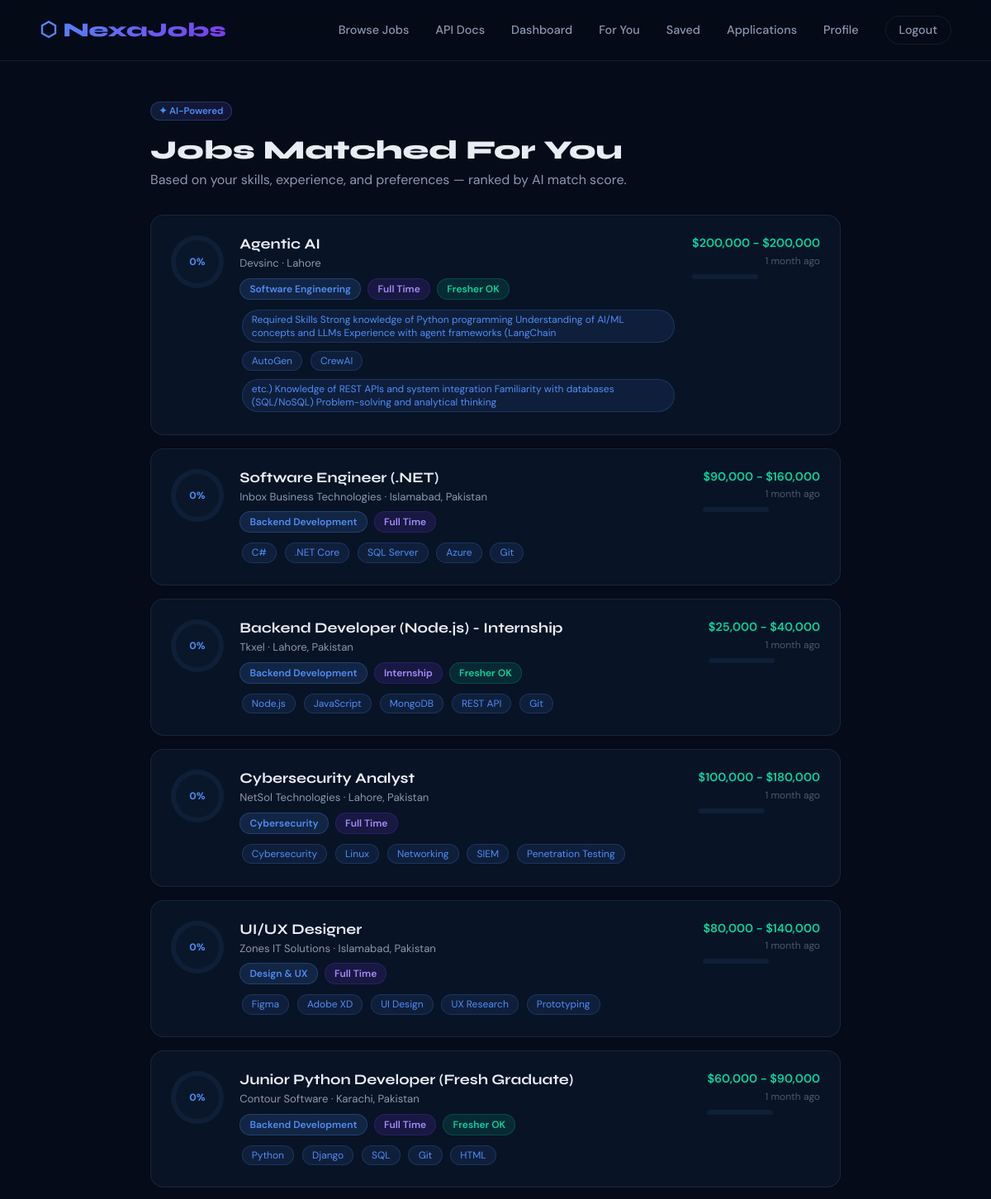
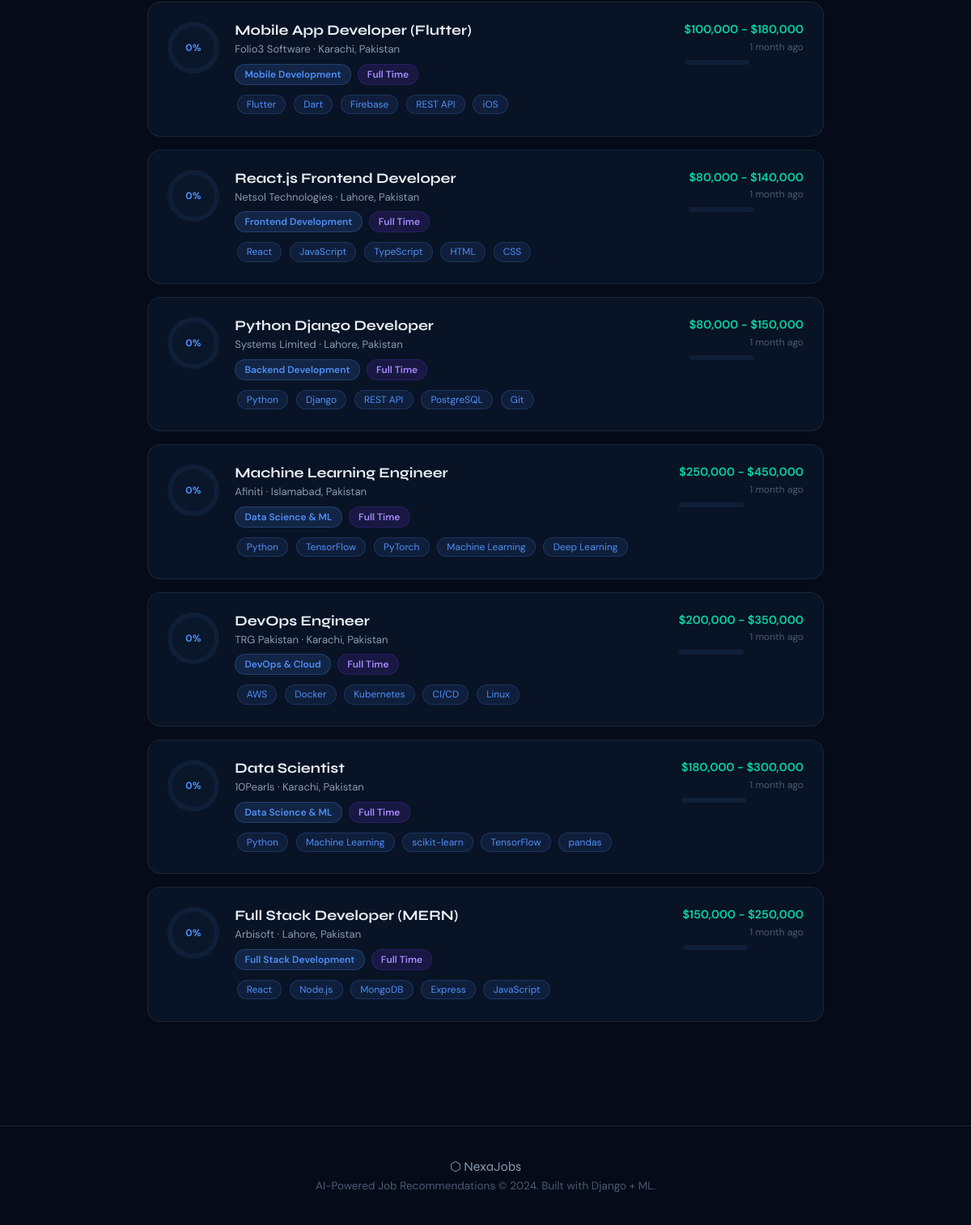
Page /recommendations/ (signed in) on the committed database (2 pictures, top to bottom).
### jobs/models.py (models this page shows, shortened)
class JobListing(models.Model):
    title = models.CharField(max_length=200)
    company = models.CharField(max_length=200)
    company_logo = models.URLField(blank=True, default='')
    description = models.TextField()
    required_skills = models.TextField(help_text="Comma-separated skills")
    location = models.CharField(max_length=150)
    job_type = models.CharField(max_length=20, choices=JOB_TYPE_CHOICES, default='full_time')
    category = models.CharField(max_length=30, choices=CATEGORY_CHOICES, default='software')
    experience_required = models.CharField(max_length=10, choices=EXPERIENCE_REQUIRED, default='fresher')
    salary_min = models.IntegerField(null=True, blank=True)
    salary_max = models.IntegerField(null=True, blank=True)
    source_url = models.URLField(blank=True)
    posted_by = models.ForeignKey(User, on_delete=models.SET_NULL, null=True, blank=True, related_name='posted_jobs')
    is_active = models.BooleanField(default=True)
    posted_at = models.DateTimeField(auto_now_add=True)
    updated_at = models.DateTimeField(auto_now=True)
    def get_skills_list(self):
        return [s.strip() for s in self.required_skills.split(',') if s.strip()]
    def salary_display(self):
        if self.salary_min and self.salary_max:
            return f"${self.salary_min:,} - ${self.salary_max:,}"
        elif self.salary_min:
            return f"From ${self.salary_min:,}"
        return "Competitive"
    class Meta:
        ordering = ['-posted_at']

### recommendations/views.py (the view)
# urls.py: path('', views.recommendations_view, name='recommendations'),
@login_required
def recommendations_view(request):
    profile, _ = UserProfile.objects.get_or_create(user=request.user)
    all_jobs = JobListing.objects.filter(is_active=True)
    ranked = get_recommendations(profile, all_jobs)
    results = []
    for job, score in ranked[:20]:
        match_pct = get_match_percentage(profile, job)
        results.append({'job': job, 'score': score, 'match_pct': match_pct})
    return render(request, 'recommendations/recommendations.html', {
        'results': results,
        'profile': profile,
    })

### accounts/models.py (called while the page is built)
    def get_skills_list(self):
        return [s.strip() for s in self.skills.split(',') if s.strip()]

### recommendations/engine.py (called while the page is built)
def build_user_text(profile):
    parts = []
    if profile.skills:
        parts.append((profile.skills + ' ') * 3)
    if profile.preferred_roles:
        parts.append((profile.preferred_roles + ' ') * 2)
    if profile.resume_text:
        parts.append(profile.resume_text[:800])
    if profile.experience_level:
        parts.append(profile.experience_level.replace('_', ' '))
    if profile.preferred_location:
        parts.append(profile.preferred_location)
    return ' '.join(parts)

def build_job_text(job):
    parts = [
        str(job.title) * 3,
        str(job.required_skills) * 2,
        str(job.description)[:500],
        job.category.replace('_', ' '),
        job.job_type.replace('_', ' '),
        job.experience_required.replace('_', ' '),
        job.location, job.company,
    ]
    return ' '.join(parts)

def content_based_scores(user_profile, jobs):
    user_text = build_user_text(user_profile)
    if not user_text.strip():
        return {job.id: 0.5 for job in jobs}
    job_texts = [build_job_text(j) for j in jobs]
    corpus = [user_text] + job_texts
    try:
        vec = TfidfVectorizer(stop_words='english', ngram_range=(1, 2),
                              max_features=8000, sublinear_tf=True)
        matrix = vec.fit_transform(corpus)
        scores = cosine_similarity(matrix[0:1], matrix[1:]).flatten()
        return {job.id: float(scores[i]) for i, job in enumerate(jobs)}
    except Exception:
        return {job.id: 0.5 for job in jobs}

def skill_boost(user_profile, job):
    user_skills = {s.lower().strip() for s in user_profile.get_skills_list()}
    job_skills  = {s.lower().strip() for s in job.get_skills_list()}
    if not job_skills or not user_skills:
        return 0.0
    overlap = user_skills & job_skills
    return round(len(overlap) / len(job_skills) * 0.30, 4)

def context_boost(user_profile, job):
    boost = 0.0
    exp_map = {'fresher': 0, 'junior': 1, '1_2': 1, 'mid': 2, '3_5': 2, 'senior': 3, '5_plus': 3}
    u_exp = exp_map.get(user_profile.experience_level, 0)
    j_exp = exp_map.get(job.experience_required, 0)
    if u_exp >= j_exp:
        boost += 0.08
    if user_profile.preferred_location:
        if user_profile.preferred_location.lower() in job.location.lower():
            boost += 0.07
        if 'remote' in job.location.lower():
            boost += 0.04
    return boost

### templates/recommendations/recommendations.html (shortened to what this page needs)
{% extends 'base.html' %}
{% block content %}
<div class="rec-wrap">
  <div class="rec-header anim-up">
    <div class="ai-badge" style="margin-bottom:1rem;">✦ AI-Powered</div>
    <h1>Jobs Matched For You</h1>
    <p style="color:var(--text2);">Based on your skills, experience, and preferences — ranked by AI match score.</p>
  </div>
  {% for item in results %}
  <a href="{% url 'job_detail' item.job.pk %}" class="glass-card rec-card anim-up">
    <div class="match-circle" style="--pct:{{ item.match_pct }}">
      <span class="match-pct">{{ item.match_pct }}%</span>
    </div>
    <div class="rec-main">
      <div class="rec-job-title">{{ item.job.title }}</div>
      <div class="rec-company-loc">{{ item.job.company }} · {{ item.job.location }}</div>
      <div style="display:flex;gap:.5rem;flex-wrap:wrap;">
        <span class="badge badge-blue">{{ item.job.get_category_display }}</span>
        <span class="badge badge-purple">{{ item.job.get_job_type_display }}</span>
        {% if item.job.experience_required == 'fresher' %}<span class="badge badge-green">Fresher OK</span>{% endif %}
      </div>
      <div class="skills-row">
        {% for sk in item.job.get_skills_list|slice:":5" %}<span class="skill-tag">{{ sk }}</span>{% endfor %}
      </div>
    </div>
    <div style="text-align:right;flex-shrink:0;">
      <div style="font-size:.9rem;color:var(--accent3);font-weight:600;">{{ item.job.salary_display }}</div>
      <div style="font-size:.75rem;color:var(--text3);margin-top:.3rem;">{{ item.job.posted_at|timesince }} ago</div>
      <div class="match-bar" style="width:80px;margin-top:.5rem;">
      </div>
    </div>
  </a>
  {% endfor %}
</div>
{% endblock %}

### templates/base.html (style rules this page uses)
*,*::before,*::after { box-sizing:border-box;margin:0;padding:0; }
:root { --bg:#050b18;--bg2:#0a1628;--bg3:#0f1f38; --glass:rgba(255,255,255,0.04);--glass-border:rgba(255,255,255,0.08); --accent:#4f8ef7;--accent2:#7c3aed;--accent3:#06d6a0; --text:#e8edf5;--text2:#8899b0;--text3:#4a5a72; --card:rgba(10,22,40,0.85); --glow:0 0 40px rgba(79,142,247,0.15); --radius:16px;--radius-sm:10px; }
html { scroll-behavior:smooth; }
body { background:var(--bg);color:var(--text);font-family:'DM Sans',sans-serif;min-height:100vh;overflow-x:hidden; }
.glass-card { background:var(--card);border:1px solid var(--glass-border);border-radius:var(--radius);backdrop-filter:blur(20px);transition:transform .3s,box-shadow .3s,border-color .3s; }
.badge { display:inline-block;padding:.25rem .7rem;border-radius:50px;font-size:.75rem;font-weight:600; }
.badge-blue { background:rgba(79,142,247,.15);color:var(--accent);border:1px solid rgba(79,142,247,.25); }
.badge-green { background:rgba(6,214,160,.12);color:var(--accent3);border:1px solid rgba(6,214,160,.2); }
.badge-purple { background:rgba(124,58,237,.15);color:#a78bfa;border:1px solid rgba(124,58,237,.2); }
.match-bar { height:6px;background:var(--bg3);border-radius:3px;overflow:hidden;margin-top:.4rem; }
.skill-tag { display:inline-block;padding:.2rem .7rem;background:rgba(79,142,247,.1);border:1px solid rgba(79,142,247,.2);border-radius:50px;font-size:.75rem;color:var(--accent);margin:.15rem; }
.anim-up { animation:fadeUp .6s ease both; }

### templates/recommendations/recommendations.html (style rules this page uses)
.rec-wrap { max-width:900px;margin:0 auto;padding:3rem 2rem; }
.rec-header { margin-bottom:2rem; }
.rec-header h1 { font-family:'Syne',sans-serif;font-size:2rem;font-weight:800;margin-bottom:.4rem; }
.rec-card { display:flex;gap:1.2rem;align-items:flex-start;padding:1.5rem;text-decoration:none;color:inherit;margin-bottom:1rem; }
.match-circle { min-width:64px;height:64px;border-radius:50%;display:flex;flex-direction:column;align-items:center;justify-content:center;background:conic-gradient(var(--accent) calc(var(--pct)*1%),var(--bg3) 0);position:relative;flex-shrink:0; }
.match-circle::after { content:'';position:absolute;inset:6px;border-radius:50%;background:var(--card); }
.match-pct { font-size:.75rem;font-weight:700;color:var(--accent);z-index:1;position:relative; }
.rec-main { flex:1; }
.rec-job-title { font-family:'Syne',sans-serif;font-size:1.1rem;font-weight:700;margin-bottom:.25rem; }
.rec-company-loc { font-size:.82rem;color:var(--text2);margin-bottom:.6rem; }
.skills-row { display:flex;flex-wrap:wrap;gap:.3rem;margin-top:.6rem; }
.ai-badge { background:linear-gradient(135deg,rgba(79,142,247,.15),rgba(124,58,237,.15));border:1px solid rgba(79,142,247,.25);color:var(--accent);font-size:.72rem;padding:.2rem .6rem;border-radius:50px;display:inline-block;font-weight:600; }

### rows in the picture
JobListing: match_pct "0", job "Agentic AI", job.company "Devsinc", job.location "Lahore", job.category "Software Engineering", job.job_type "Full Time", experience_required "Fresher OK", get_skills_list "Required Skills Strong knowledge of Python programming Understanding of AI/ML concepts and LLMs Experience with agent frameworks (LangChain" "AutoGen" "CrewAI" "etc.) Knowledge of REST APIs and system integration Familiarity with databases (SQL/NoSQL) Problem-solving and analytical thinking", job.salary_display "$200,000 - $200,000", job.posted_at "1 month"
JobListing: match_pct "0", job "Software Engineer (.NET)", job.company "Inbox Business Technologies", job.location "Islamabad, Pakistan", job.category "Backend Development", job.job_type "Full Time", get_skills_list "C#" ".NET Core" "SQL Server" "Azure" "Git", job.salary_display "$90,000 - $160,000", job.posted_at "1 month"
JobListing: match_pct "0", job "Backend Developer (Node.js) - Internship", job.company "Tkxel", job.location "Lahore, Pakistan", job.category "Backend Development", job.job_type "Internship", experience_required "Fresher OK", get_skills_list "Node.js" "JavaScript" "MongoDB" "REST API" "Git", job.salary_display "$25,000 - $40,000", job.posted_at "1 month"
JobListing: match_pct "0", job "Cybersecurity Analyst", job.company "NetSol Technologies", job.location "Lahore, Pakistan", job.category "Cybersecurity", job.job_type "Full Time", get_skills_list "Cybersecurity" "Linux" "Networking" "SIEM" "Penetration Testing", job.salary_display "$100,000 - $180,000", job.posted_at "1 month"
JobListing: match_pct "0", job "UI/UX Designer", job.company "Zones IT Solutions", job.location "Islamabad, Pakistan", job.category "Design & UX", job.job_type "Full Time", get_skills_list "Figma" "Adobe XD" "UI Design" "UX Research" "Prototyping", job.salary_display "$80,000 - $140,000", job.posted_at "1 month"
JobListing: match_pct "0", job "Junior Python Developer (Fresh Graduate)", job.company "Contour Software", job.location "Karachi, Pakistan", job.category "Backend Development", job.job_type "Full Time", experience_required "Fresher OK", get_skills_list "Python" "Django" "SQL" "Git" "HTML", job.salary_display "$60,000 - $90,000", job.posted_at "1 month"
JobListing: match_pct "0", job "Mobile App Developer (Flutter)", job.company "Folio3 Software", job.location "Karachi, Pakistan", job.category "Mobile Development", job.job_type "Full Time", get_skills_list "Flutter" "Dart" "Firebase" "REST API" "iOS", job.salary_display "$100,000 - $180,000", job.posted_at "1 month"
JobListing: match_pct "0", job "React.js Frontend Developer", job.company "Netsol Technologies", job.location "Lahore, Pakistan", job.category "Frontend Development", job.job_type "Full Time", get_skills_list "React" "JavaScript" "TypeScript" "HTML" "CSS", job.salary_display "$80,000 - $140,000", job.posted_at "1 month"
JobListing: match_pct "0", job "Python Django Developer", job.company "Systems Limited", job.location "Lahore, Pakistan", job.category "Backend Development", job.job_type "Full Time", get_skills_list "Python" "Django" "REST API" "PostgreSQL" "Git", job.salary_display "$80,000 - $150,000", job.posted_at "1 month"
JobListing: match_pct "0", job "Machine Learning Engineer", job.company "Afiniti", job.location "Islamabad, Pakistan", job.category "Data Science & ML", job.job_type "Full Time", get_skills_list "Python" "TensorFlow" "PyTorch" "Machine Learning" "Deep Learning", job.salary_display "$250,000 - $450,000", job.posted_at "1 month"
JobListing: match_pct "0", job "DevOps Engineer", job.company "TRG Pakistan", job.location "Karachi, Pakistan", job.category "DevOps & Cloud", job.job_type "Full Time", get_skills_list "AWS" "Docker" "Kubernetes" "CI/CD" "Linux", job.salary_display "$200,000 - $350,000", job.posted_at "1 month"
JobListing: match_pct "0", job "Data Scientist", job.company "10Pearls", job.location "Karachi, Pakistan", job.category "Data Science & ML", job.job_type "Full Time", get_skills_list "Python" "Machine Learning" "scikit-learn" "TensorFlow" "pandas", job.salary_display "$180,000 - $300,000", job.posted_at "1 month"
JobListing: match_pct "0", job "Full Stack Developer (MERN)", job.company "Arbisoft", job.location "Lahore, Pakistan", job.category "Full Stack Development", job.job_type "Full Time", get_skills_list "React" "Node.js" "MongoDB" "Express" "JavaScript", job.salary_display "$150,000 - $250,000", job.posted_at "1 month"
